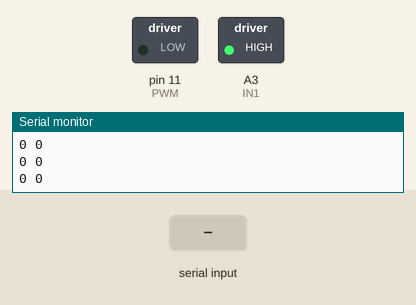
This sketch was run on a simulated Arduino Uno, built with avr-gcc and run on an emulated ATmega328P. Parts: switched loads named in the sketch (green lamp = pin HIGH), the last lines printed to the serial monitor. The inputs (shaded band) are chosen by the test bench. Pins used as bus, display or sensor lines are not drawn.

Above: at 1.2 s.
1.3 s: "90,45\n" received over Serial
At 2.2 s:
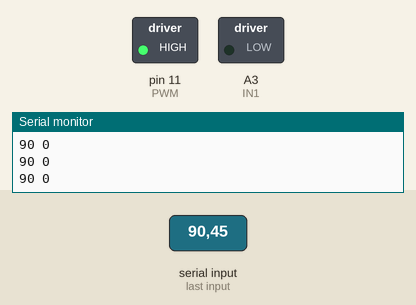
Timing chart, 0 to 4.3 s (numbered marks = the images above; inputs shaded):
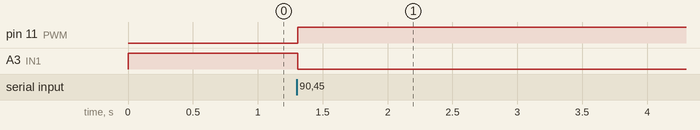

Measured:
- after the input at 1.3 s, pin 11 (PWM): LOW → HIGH at once; A3 (IN1): HIGH → LOW at once

The sketch:

cotrol_the_motor_right.ino
```cpp
// M1-red GRD-black C1-yellow Vcc-blue C2-green M2-white

#include <util/atomic.h> // For the ATOMIC_BLOCK macro

#define C1 18 // YELLOW
#define C2 16 // GREEN
#define PWM 11
#define IN2 A2
#define IN1 A3

volatile int posi = 0; // specify posi as volatile: https://www.arduino.cc/reference/en/language/variables/variable-scope-qualifiers/volatile/
long prevT = 0;
float eprev = 0;
float eintegral = 0;
int target=0;

void setup() {
  Serial.begin(9600);
  pinMode(C1,INPUT);
  pinMode(C2,INPUT);
  attachInterrupt(digitalPinToInterrupt(C1),readEncoder,RISING);

  pinMode(PWM,OUTPUT);
  pinMode(IN1,OUTPUT);
  pinMode(IN2,OUTPUT);

  Serial.println("target pos");
}

void loop() {

  if (Serial.available()) {
    String receivedString = Serial.readStringUntil('\n');
    target += receivedString.toInt();
  }
  // set target position

  // PID constants
  float kp = 3;
  float kd = 0.7;
  float ki = 0.01;

  // time difference
  long currT = micros();
  float deltaT = ((float) (currT - prevT))/( 1.0e6 );
  prevT = currT;

  // Read the position in an atomic block to avoid a potential
  // misread if the interrupt coincides with this code running
  // see: https://www.arduino.cc/reference/en/language/variables/variable-scope-qualifiers/volatile/
  int pos = 0;
  ATOMIC_BLOCK(ATOMIC_RESTORESTATE) {
    pos = posi;
  }

  // error
  int e = pos - target;

  // derivative
  float dedt = (e-eprev)/(deltaT);

  // integral
  eintegral = eintegral + e*deltaT;

  // control signal
  float u = kp*e + kd*dedt + ki*eintegral;

  // motor power
  float pwr = fabs(u);
  if( pwr > 255 ){
    pwr = 255;
  }

  // motor direction
  int dir = 1;
  if(u<0){
    dir = -1;
  }

  // signal the motor
  setMotor(dir,pwr,PWM,IN1,IN2);


  // store previous error
  eprev = e;

  Serial.print(target);
  Serial.print(" ");
  Serial.print(pos);
  Serial.println();
}

void setMotor(int dir, int pwmVal, int pwm, int in1, int in2){
  analogWrite(pwm,pwmVal);
  if(dir == 1){
    digitalWrite(in1,HIGH);
    digitalWrite(in2,LOW);
  }
  else if(dir == -1){
    digitalWrite(in1,LOW);
    digitalWrite(in2,HIGH);
  }
  else{
    digitalWrite(in1,LOW);
    digitalWrite(in2,LOW);
  }
}

void readEncoder(){
  int b = digitalRead(C2);
  if(b > 0){
    posi++;
  }
  else{
    posi--;
  }
}
```
